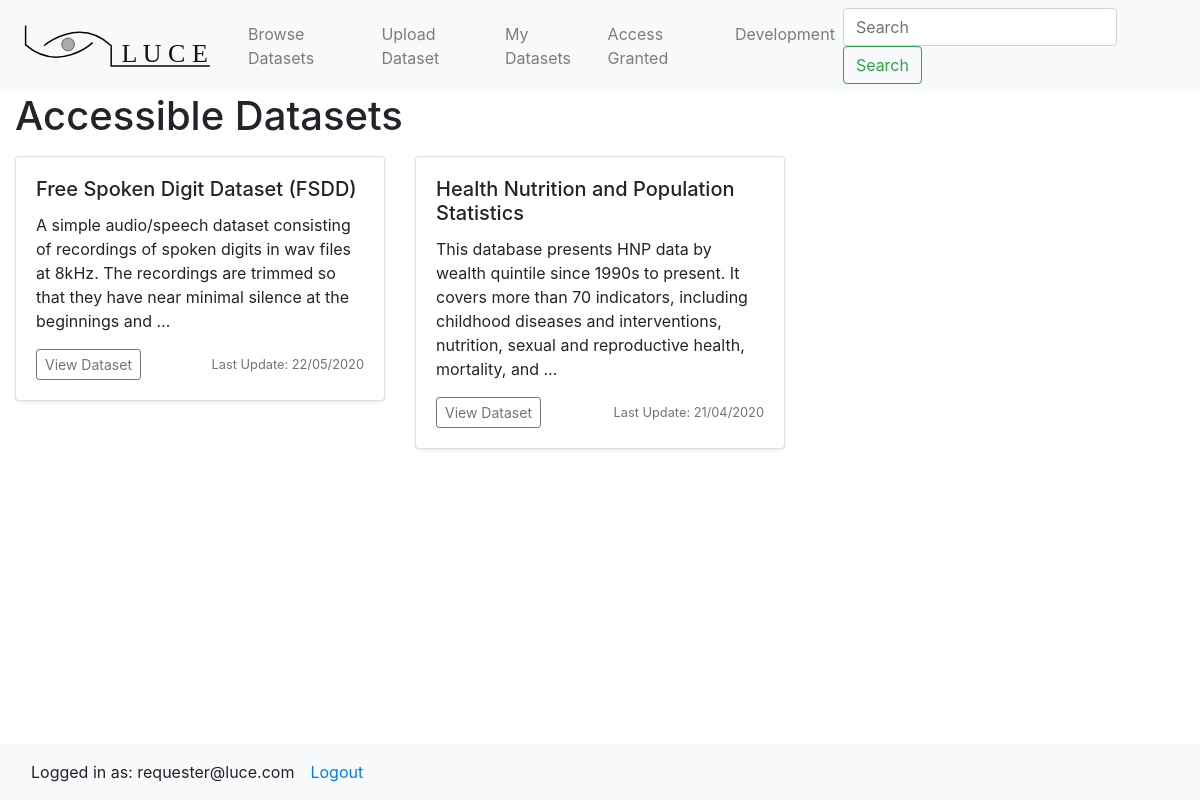
Screenshot of /my_access/ (signed in) with the database file from the repository.
### datastore/models.py (models this page shows, shortened)
class Dataset(models.Model):
    title           = models.CharField(max_length=120)
    description     = models.TextField(null=True, blank=True)
    license         = models.IntegerField() # encoded as integer
    file            = models.FileField(upload_to='files/', blank=True, null=True)
    owner           = models.CharField(max_length=120) # owner username/email
    owner_address   = models.CharField(max_length=180) # msg.sender
    contract_address= models.CharField(max_length=180) # address of smart contract
    published       = models.BooleanField(default = False)
    access_granted  = models.ManyToManyField(User, related_name='datasets_accessible')
    created_by      = models.ForeignKey(User, default=1, null=True, on_delete=models.SET_NULL, related_name='datasets_owned')
    timestamp       = models.DateTimeField(auto_now_add=True)
    updated         = models.DateTimeField(auto_now=True)
    objects         = DatasetManager()
    def get_absolute_url(self):
        return f"/data/{self.pk}"
    class Meta:
        ordering = ['-updated', '-timestamp']

### accounts/models.py (models this page shows, shortened)
class User(AbstractBaseUser):
    email = models.EmailField(
        verbose_name='email address',
        max_length=255,
        unique=True,
    )
    first_name 	= 	models.CharField(max_length=255, blank=True, null=True)
    last_name 	= 	models.CharField(max_length=255, blank=True, null=True)
    institution =	models.CharField(max_length=255, blank=True, null=True)
    ethereum_public_key 	=	models.CharField(max_length=255, blank=True, null=True)
    ethereum_private_key    =   models.CharField(max_length=255, blank=True, null=True)
    is_approved =  models.BooleanField(default=True) # True for now while developing..
    active = models.BooleanField(default=True)
    staff = models.BooleanField(default=False) # a admin user; non super-user
    admin = models.BooleanField(default=False) # a superuser
    USERNAME_FIELD = 'email'
    REQUIRED_FIELDS = ['first_name', 'last_name', 'institution']
    objects = UserManager()
    def __str__(self):
        return self.email
    @property
    def is_active(self):
        return self.active

### datastore/views.py (the view)
# urls.py: path('my_access/', my_access_view),
def my_access_view(request):
    head_title = "LUCE"
    qs = Dataset.objects.all()
    qs = qs.filter(access_granted=request.user)
    context = {"head_title": head_title,
                "dataset_list": qs}
    template = 'data/my_access.html'
    return render(request, template, context)

### datastore/managers.py (called while the page is built)
    def get_queryset(self):
        return DatasetQuerySet(self.model, using=self._db)

### datastore/templates/data/my_access.html
{% extends "data/browse.html" %}
	{% block header %}
	<h1> Accessible Datasets </h1>
	{% endblock %}

### datastore/templates/data/browse.html (shortened to what this page needs)
{% extends "base.html" %}
{% block content %}
	{% block header %}{% endblock %}
	<div class="row my-2">
		{% for dataset in dataset_list %}
			  <div class="col-sm-4 my-2">
			    <div class="card shadow-sm">
			      <div class="card-body">
			        <h5 class="card-title"> {{ dataset.title }} </h5>
			        <p class="card-text"> {{ dataset.description|truncatewords:30 }} </p>
			              <div class="d-flex justify-content-between align-items-center">
			                <div class="btn-group">
			                  <button type="button" class="btn btn-sm btn-outline-secondary" onclick="window.location.href='{{ dataset.get_absolute_url }} '">View Dataset</button>
			                </div>
			                <small class="text-muted"> Last Update: {{ dataset.updated|date:"d/m/Y" }}</small>
			              </div>
			      </div>
			    </div>
			  </div>
	{% endfor %}
	</div>
{% endblock content %}

### lucehome/templates/base.html (shortened to what this page needs)
<!doctype html>
<html lang="en">
  <head>
        <link rel="stylesheet" href="https://stackpath.bootstrapcdn.com/bootstrap/4.3.1/css/bootstrap.min.css">
  </head>
  <body>
        {% include 'navbar.html' %}
                <div class='container-fluid pb-5'>
                    {% block content %}{% endblock %}
                </div>
        <nav class="navbar fixed-bottom navbar-light bg-light">
            {% if user.is_authenticated %}
                <a class="col-auto pr-0 mr-0 navbar-text">Logged in as: {{ user }}</a>
                <a class="col nav-item nav-link" href="/logout">Logout</a>
            {% else %}
                <a class=" col-auto navbar-text" href="/login">Not logged in</a>
            {% endif %}
        </nav>
  </body>
</html>

### rows the page displays
Dataset: title "Free Spoken Digit Dataset (FSDD)", description "A simple audio/speech dataset consisting of recordings of spoken digits in wav files at 8kHz. The recordings are trimmed so that they have near minimal silence at the beginnings and …", updated "22/05/2020"
Dataset: title "Health Nutrition and Population Statistics", description "This database presents HNP data by wealth quintile since 1990s to present. It covers more than 70 indicators, including childhood diseases and interventions, nutrition, sexual and reproductive health, mortality, and …", updated "21/04/2020"
User: email "requester@luce.com"
